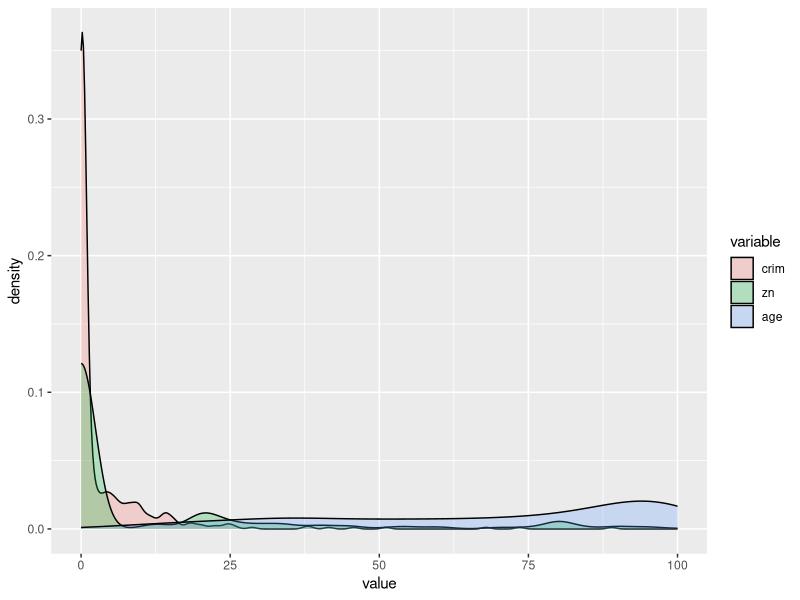
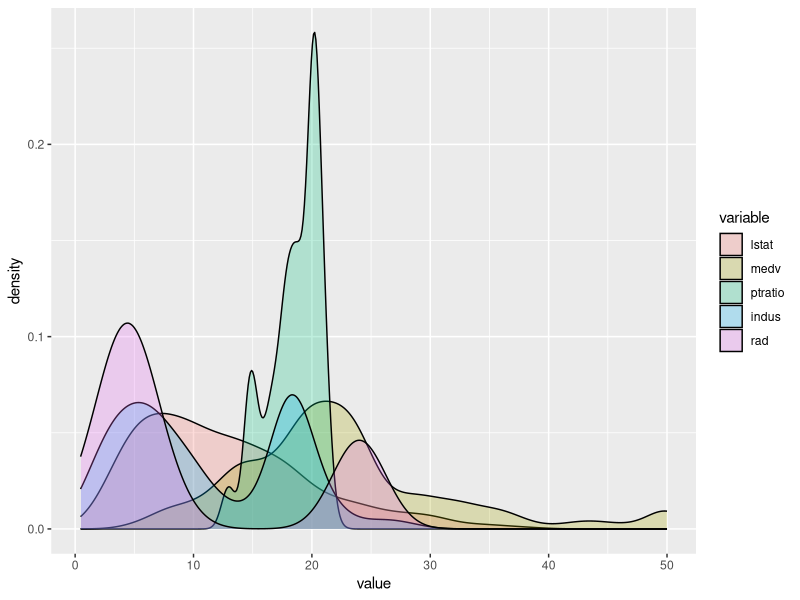
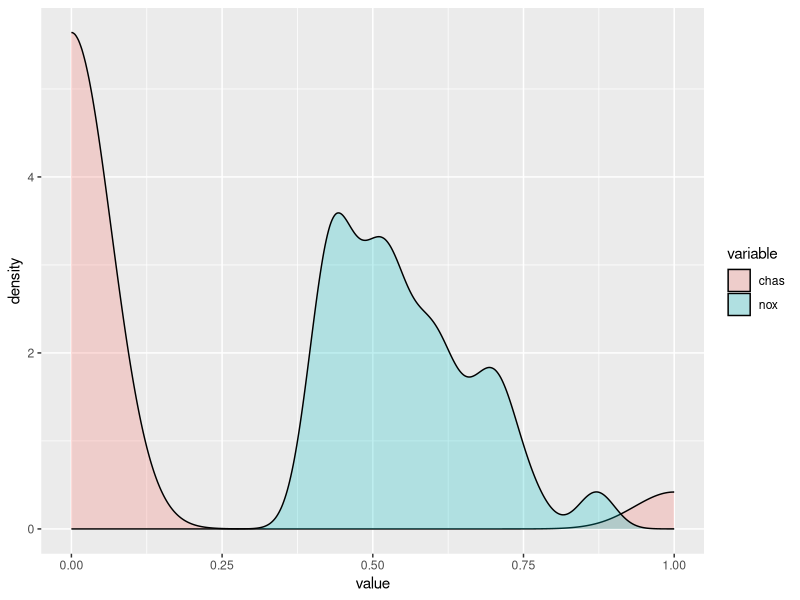
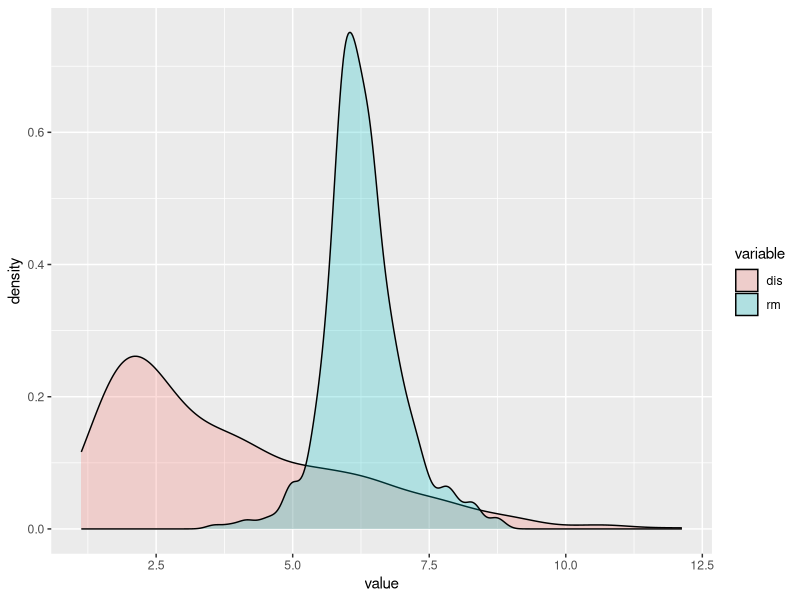
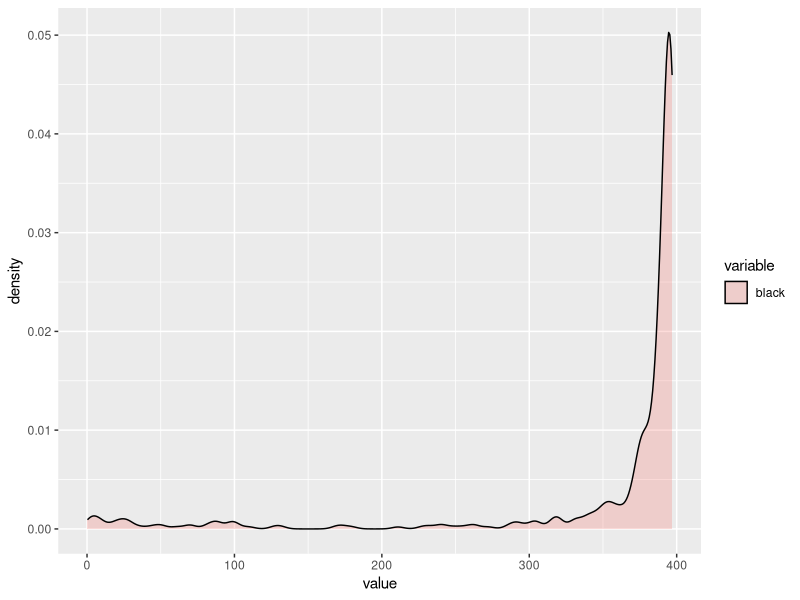
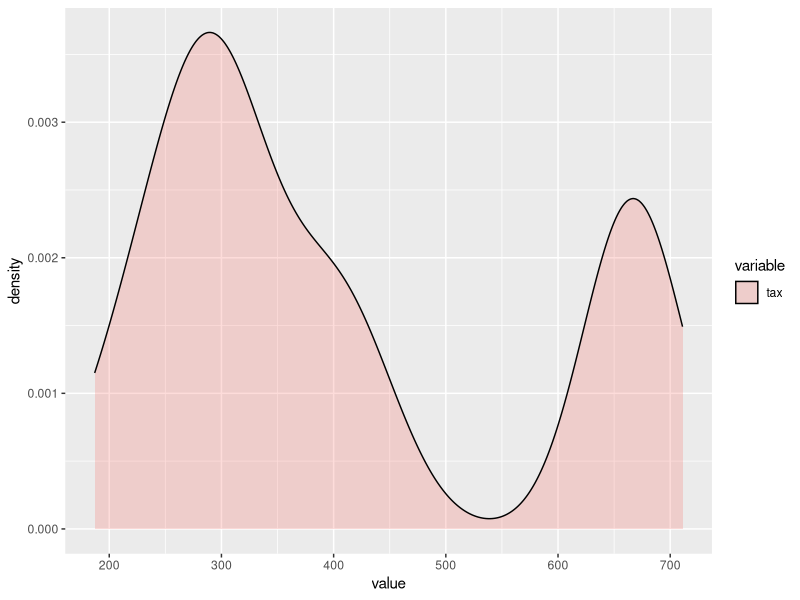
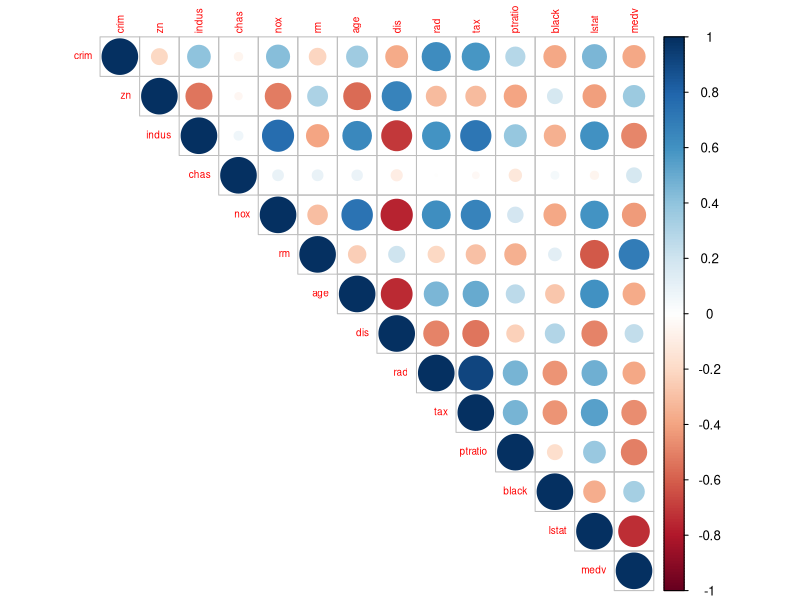
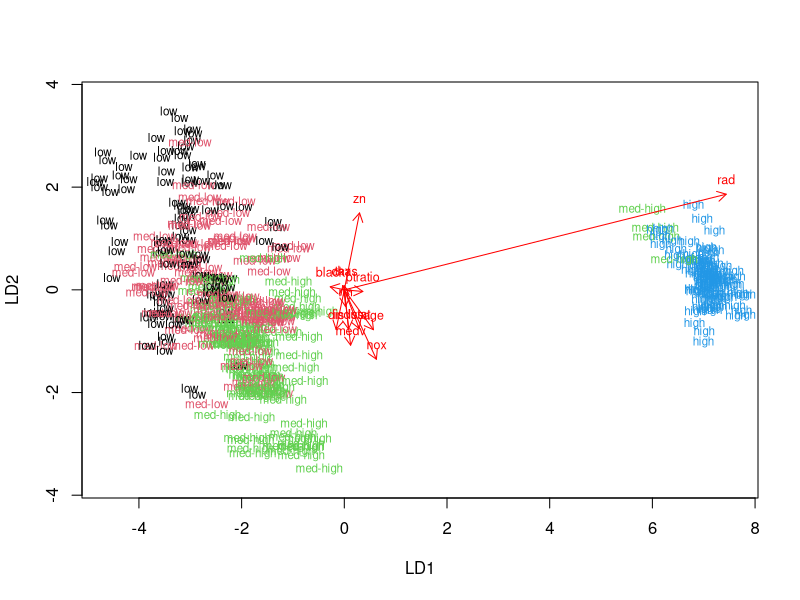

R code for these plots, in order:
## ---- chunk 1
library(MASS)
library(dplyr)
library(ggplot2)
library(corrplot)
library(reshape2)
library(magrittr)
data("Boston")
str(Boston)
dim(Boston)
## ---- chunk 2
summary(Boston)
## ---- chunk 3
widedata1 <- Boston %>%
  dplyr::select(crim, zn, age) %>%
  melt()
ggplot(widedata1, aes(x = value, fill = variable)) + geom_density(alpha = 0.25)

widedata2 <- Boston %>%
  dplyr::select(lstat, medv, ptratio, indus, rad) %>%
  melt()
ggplot(widedata2, aes(x = value, fill = variable)) + geom_density(alpha = 0.25)

widedata3 <- Boston %>%
  dplyr::select(chas, nox) %>%
  melt()
  ggplot(widedata3, aes(x = value, fill = variable)) + geom_density(alpha = 0.25)

widedata4 <- Boston %>%
  dplyr::select(dis, rm) %>%
  melt()
  ggplot(widedata4, aes(x = value, fill = variable)) + geom_density(alpha = 0.25)
  
widedata5 <- Boston %>%
  dplyr::select(black) %>%
  melt()
  ggplot(widedata5, aes(x = value, fill = variable)) + geom_density(alpha = 0.25)
  
widedata6 <- Boston %>%
  dplyr::select(tax) %>%
  melt()
  ggplot(widedata6, aes(x = value, fill = variable)) + geom_density(alpha = 0.25)
  
cor_matrix <- cor(Boston)
corrplot(cor_matrix, method="circle", type = "upper", tl.cex = 0.6)
## ---- chunk 4
# Scaling the data, and creating a new categorical variable crime
boston_scaled <- scale(Boston)
boston_scaled <- as.data.frame(boston_scaled)
summary(boston_scaled)
bins <- quantile(boston_scaled$crim)
crime <- cut(boston_scaled$crim, breaks = bins, include.lowest = T, label = c("low", "med-low", "med-high", "high"))
boston_scaled <- dplyr::select(boston_scaled, -crim)
boston_scaled <- data.frame(boston_scaled, crime)

# Splitting the data into a train and test sets
set.seed(123)
n <- nrow(boston_scaled)
ind <- sample(n, size = n * 0.8)
train <- boston_scaled[ind,]
test <- boston_scaled[-ind,]
## ---- chunk 5
ldam <- lda(crime ~ ., data = train)
ldam
classes <- as.numeric(train$crime)

lda.arrows <- function(x, myscale = 1, arrow_heads = 0.1, color = "red", tex = 0.75, choices = c(1,2)){
  heads <- coef(x)
  arrows(x0 = 0, y0 = 0, 
         x1 = myscale * heads[,choices[1]], 
         y1 = myscale * heads[,choices[2]], col=color, length = arrow_heads)
  text(myscale * heads[,choices], labels = row.names(heads), 
       cex = tex, col=color, pos=3)
}

plot(ldam, dimen = 2, col = classes, pch = classes)
lda.arrows(ldam, myscale = 2)
## ---- chunk 6
# 
correct_classes <- test$crime
test <- dplyr::select(test, -crime)

ldapred <- predict(ldam, newdata = test)
table(correct = correct_classes, predicted = ldapred$class)
## ---- chunk 7
# Reloading the data and computing Euclidian distances
data("Boston")
boston_scaled_km <- scale(Boston)
dist_eu <- dist(boston_scaled_km)
str(dist_eu)

# K-means clustering with two clusters
set.seed(123)
km <- kmeans(boston_scaled_km, centers = 2)
pairs(Boston, col = km$cluster)

# Finding the optimal number of clusters, and visualizing the results
kmax <- 10
twcss <- sapply(1:kmax, function(k){kmeans(boston_scaled_km, k)$tot.withinss})
qplot(x = 1:kmax, y = twcss, geom = 'line')

